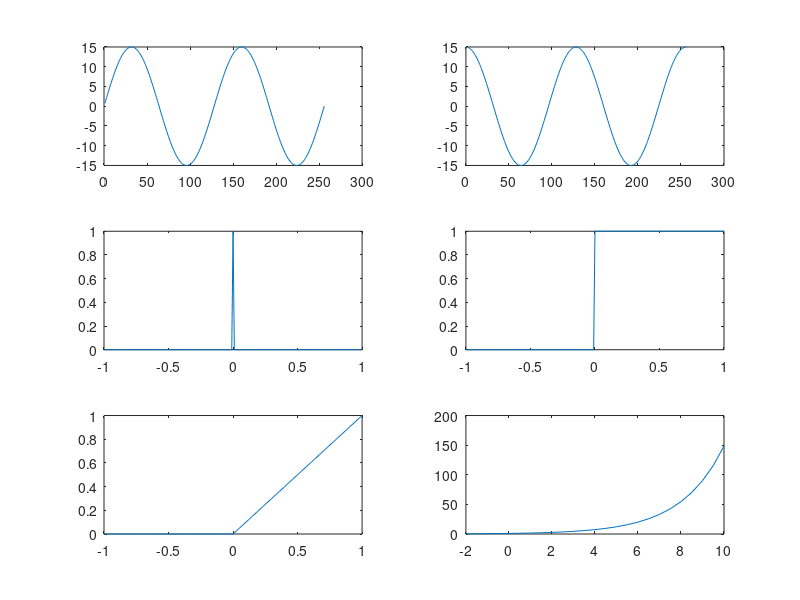

Source code (MATLAB):
clear all;
close all;
clc;
t = 1:256;
x = 15*sin(2*pi*t/128);
subplot(3,2,1);
plot(t,x);

subplot(3,2,2); 
y = 15*cos(2*pi*t/128);
plot(t,y)

%subplot(2,2,[3,4]);
%plot(t,x,'b',t,y,'g');
%title('Subplot 3 and 4: Both')

subplot(3,2,3); 
t = (-1:0.01:1);
impulse = t==0;
unitstep = t>=0;
%negunit = t<=0;
ramp = t.*unitstep;
%negramp = -t.*negunit;
%quad = t.^2.*unitstep;
%plot(t,[impulse unitstep ramp negramp quad])
X = -2:0.5:10;
Y = exp(X/2);
plot(t,impulse)

subplot(3,2,4)
%stem(t,unitstep)
plot(t,unitstep);
subplot(3,2,5)
plot(t,ramp)
subplot(3,2,6)
plot(X,Y)

%t1 = (-1:0.01:1)';
%subplot(2,1,2); 
%sqwave = 0.81*square(4*pi*t1);
%plot(t1,sqwave);
